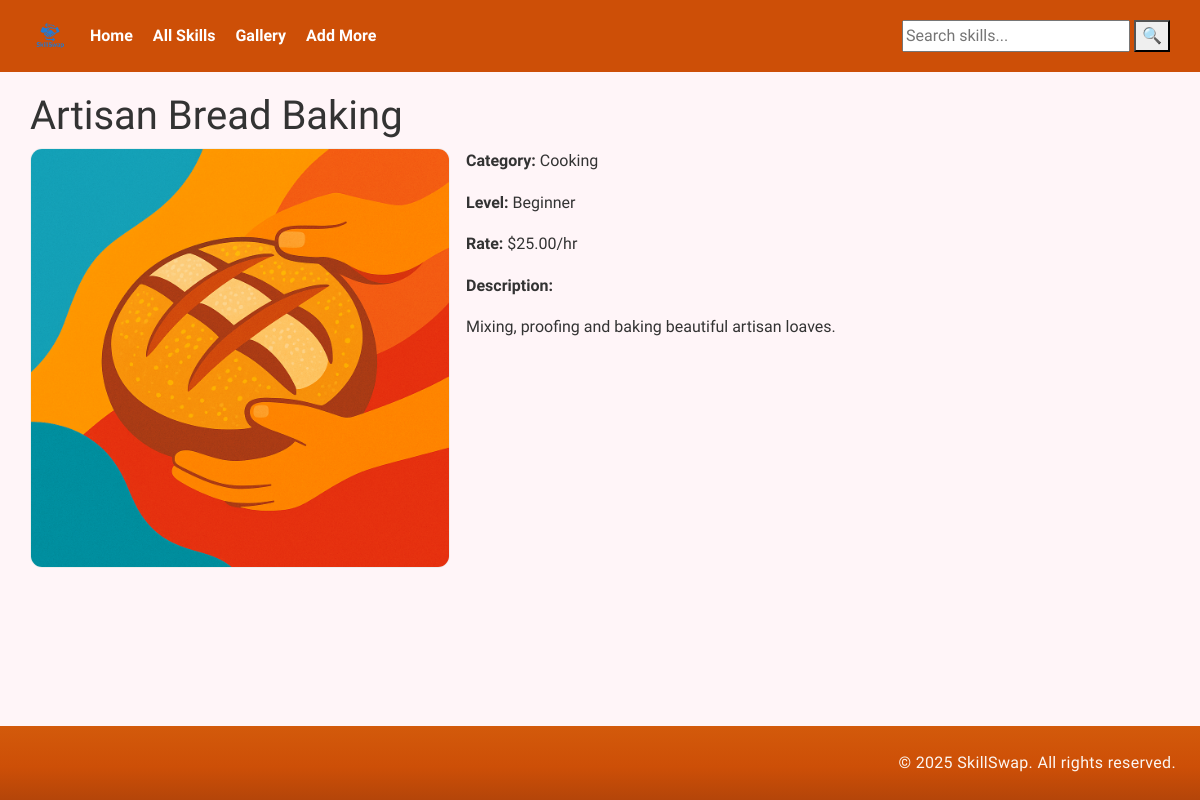
Screenshot of /details.php?id=7 with the database file from the repository.
### tables this page shows
CREATE TABLE `skills` (
  `skill_id` int(11) NOT NULL,
  `title` varchar(150) NOT NULL,
  `description` text NOT NULL,
  `category` varchar(50) DEFAULT NULL,
  `image_path` varchar(255) DEFAULT NULL,
  `rate_per_hr` decimal(8,2) NOT NULL,
  `level` enum('Beginner','Intermediate','Expert') NOT NULL DEFAULT 'Intermediate',
  `created_at` datetime NOT NULL DEFAULT current_timestamp()
);

### details.php (the view, shortened to what this page needs)
<?php
require __DIR__ . '/includes/db_connect.inc';
require __DIR__ . '/includes/header.inc';
require __DIR__ . '/includes/nav.inc';
$id = isset($_GET['id']) ? (int) $_GET['id'] : 0;
$sql = "SELECT skill_id, title, image_path, category, level, rate_per_hr, description
        FROM skills
        WHERE skill_id = $id";
$res = $conn->query($sql);
$skill = $res && $res->num_rows > 0 ? $res->fetch_assoc() : null;
?>
<main class="container">
  <?php if ($skill): ?>
    <h1><?= htmlspecialchars($skill['title']) ?></h1>
    <div class="details-layout">
      <div class="details-thumb">
        <img
          src="assets/images/skills/<?= htmlspecialchars($skill['image_path']) ?>"
          alt="<?= htmlspecialchars($skill['title']) ?>"
          data-full="assets/images/skills/<?= htmlspecialchars($skill['image_path']) ?>"
        />
      </div>
      <div>
        <p><strong>Category:</strong> <?= htmlspecialchars($skill['category']) ?></p>
        <p><strong>Level:</strong> <?= htmlspecialchars($skill['level']) ?></p>
        <p><strong>Rate:</strong> $<?= number_format((float)$skill['rate_per_hr'], 2) ?>/hr</p>
        <p><strong>Description:</strong></p>
        <p><?= nl2br(htmlspecialchars($skill['description'])) ?></p>
      </div>
    </div>
  <?php else: ?>
    <p>Skill not found.</p>
  <?php endif; ?>
</main>
<?php require __DIR__ . '/includes/footer.inc'; ?>

### assets/css/styles.css (style rules this page uses)
:root { --brand: #cd4f07; --brand-dark: #893a14; --bg: #fff5f8; --ink: #333; --footer: #cd4f07; }
* { box-sizing: border-box; }
html, body { height: 100%; }
body { margin: 0; font-family: 'Ysabeau SC', sans-serif; background: var(--bg); color: var(--ink); line-height: 1.6; }
main.container { padding: 1.25rem 0 2rem; }
.details-layout { display: grid; grid-template-columns: 420px 1fr; gap: 1rem; }
.details-thumb img { width: 100%; height: auto; border-radius: 12px; border: 1px solid #eee; }
body { display:flex; min-height:100%; flex-direction:column; }
main.container { flex:1 0 auto; }

### rows the page displays
skills: title "Artisan Bread Baking", image_path (picture), category "Cooking", level "Beginner", rate_per_hr "25.00", description "Mixing, proofing and baking beautiful artisan loaves."
